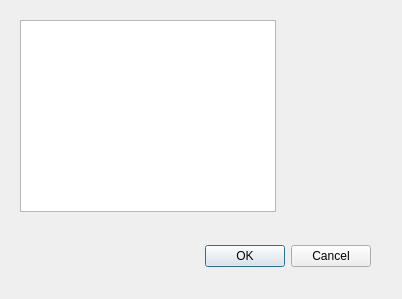
<?xml version="1.0" encoding="UTF-8"?>
<ui version="4.0">
 <class>Dialog</class>
 <widget class="QDialog" name="Dialog">
  <property name="geometry">
   <rect>
    <x>0</x>
    <y>0</y>
    <width>402</width>
    <height>299</height>
   </rect>
  </property>
  <property name="windowTitle">
   <string>Dialog</string>
  </property>
  <widget class="QDialogButtonBox" name="buttonBox">
   <property name="geometry">
    <rect>
     <x>30</x>
     <y>240</y>
     <width>341</width>
     <height>32</height>
    </rect>
   </property>
   <property name="orientation">
    <enum>Qt::Horizontal</enum>
   </property>
   <property name="standardButtons">
    <set>QDialogButtonBox::Cancel|QDialogButtonBox::Ok</set>
   </property>
  </widget>
  <widget class="QListView" name="listView">
   <property name="geometry">
    <rect>
     <x>20</x>
     <y>20</y>
     <width>256</width>
     <height>192</height>
    </rect>
   </property>
  </widget>
 </widget>
 <resources/>
 <connections>
  <connection>
   <sender>buttonBox</sender>
   <signal>accepted()</signal>
   <receiver>Dialog</receiver>
   <slot>accept()</slot>
   <hints>
    <hint type="sourcelabel">
     <x>248</x>
     <y>254</y>
    </hint>
    <hint type="destinationlabel">
     <x>157</x>
     <y>274</y>
    </hint>
   </hints>
  </connection>
  <connection>
   <sender>buttonBox</sender>
   <signal>rejected()</signal>
   <receiver>Dialog</receiver>
   <slot>reject()</slot>
   <hints>
    <hint type="sourcelabel">
     <x>316</x>
     <y>260</y>
    </hint>
    <hint type="destinationlabel">
     <x>286</x>
     <y>274</y>
    </hint>
   </hints>
  </connection>
 </connections>
</ui>
